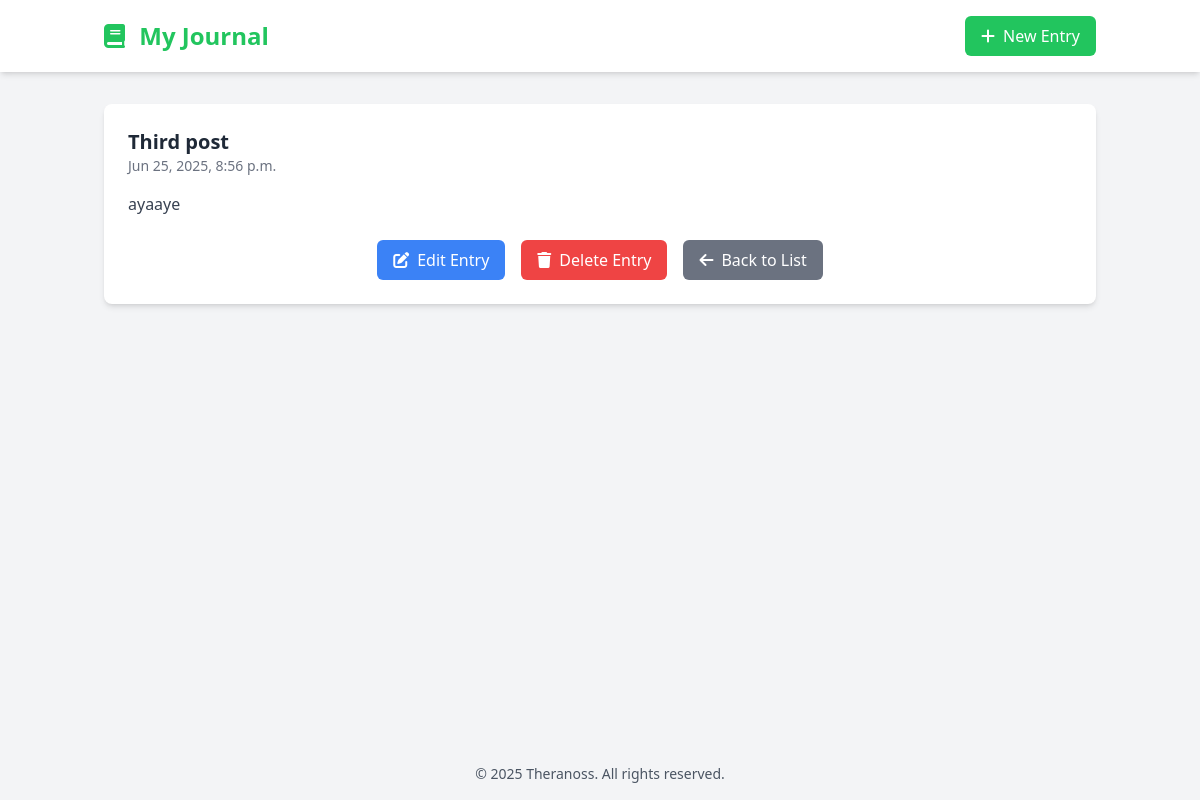
/journals/2/, run on the app's committed database.
### journals/models.py (models this page shows, shortened)
class UserEntryJournal(models.Model):
    user=models.ForeignKey(settings.AUTH_USER_MODEL, on_delete=models.CASCADE,related_name="journal_entries", null=True)
    title=models.CharField(max_length=200)
    content=HTMLField()
    created_at=models.DateTimeField(auto_now_add=True)
    updated_at=models.DateTimeField(auto_now=True)
    mood=models.CharField(max_length=20, choices=MOOD_CHOICES,blank=True,null=True, help_text="How are you feeling? ")
    class Meta:
        ordering=['-created_at']

### journals/views.py (the view)
# urls.py: path('<int:pk>/', JournalEntryDetailView.as_view(), name='entry_detail'),
class JournalEntryDetailView(DetailView):
    model = UserEntryJournal
    template_name = 'journals/journal_detail.html' # You'll need to create this template
    context_object_name = 'entry'

### journals/templates/journals/journal_detail.html (shortened to what this page needs)
<!DOCTYPE html>
<html lang="en" class="dark:dark">
<head>
    <script src="https://cdn.tailwindcss.com"></script>
    <link href="https://cdnjs.cloudflare.com/ajax/libs/font-awesome/6.0.0-beta3/css/all.min.css" rel="stylesheet">
</head>
<body class="bg-gray-100 dark:bg-gray-900 min-h-screen flex flex-col">
    <header class="bg-white dark:bg-gray-800 shadow-md">
        <div class="container mx-auto p-4 flex justify-between items-center">
            <h1 class="text-2xl font-bold text-green-500 dark:text-green-400">
                <i class="fas fa-book mr-2"></i> My Journal
            </h1>
            <a href="{% url 'entry_create'%}" class="bg-green-500 text-white px-4 py-2 rounded-md hover:bg-green-600 transition flex items-center">
                <i class="fas fa-plus mr-2"></i> New Entry
            </a>
        </div>
    </header>
    <main class="container mx-auto p-4 flex-grow">
        <section class="bg-white dark:bg-gray-800 rounded-lg shadow-md p-6 mt-4">
            <div class="mb-4">
                <h2 class="text-xl font-semibold text-gray-800 dark:text-gray-100">{{ entry.title }}</h2>
                <p class="text-sm text-gray-500 dark:text-gray-400">{{ entry.created_at|date:"M d, Y, P" }}</p>
            </div>
            <div class="prose dark:prose-invert text-gray-700 dark:text-gray-200">
                {{ entry.content|safe }}
            </div>
            <div class="flex flex-col sm:flex-row gap-4 mt-6 justify-center">
                <a href="{% url 'entry_update' entry.pk %}" class="bg-blue-500 text-white px-4 py-2 rounded-md hover:bg-blue-600 transition flex items-center">
                    <i class="fas fa-edit mr-2"></i> Edit Entry
                </a>
                <a href="{% url 'entry_delete' entry.pk %}" class="bg-red-500 text-white px-4 py-2 rounded-md hover:bg-red-600 transition flex items-center">
                    <i class="fas fa-trash mr-2"></i> Delete Entry
                </a>
                <a href="{% url 'journal_list' %}" class="bg-gray-500 text-white px-4 py-2 rounded-md hover:bg-gray-600 transition flex items-center">
                    <i class="fas fa-arrow-left mr-2"></i> Back to List
                </a>
            </div>
        </section>
    </main>
    <footer class="bg-gray-100 dark:bg-gray-900 p-4 text-center text-sm text-gray-600 dark:text-gray-300">
        © 2025 Theranoss. All rights reserved.
    </footer>
</body>
</html>

### data on the page
UserEntryJournal: title "Third post", created_at "Jun 25, 2025, 8:56 p.m.", content "ayaaye"
